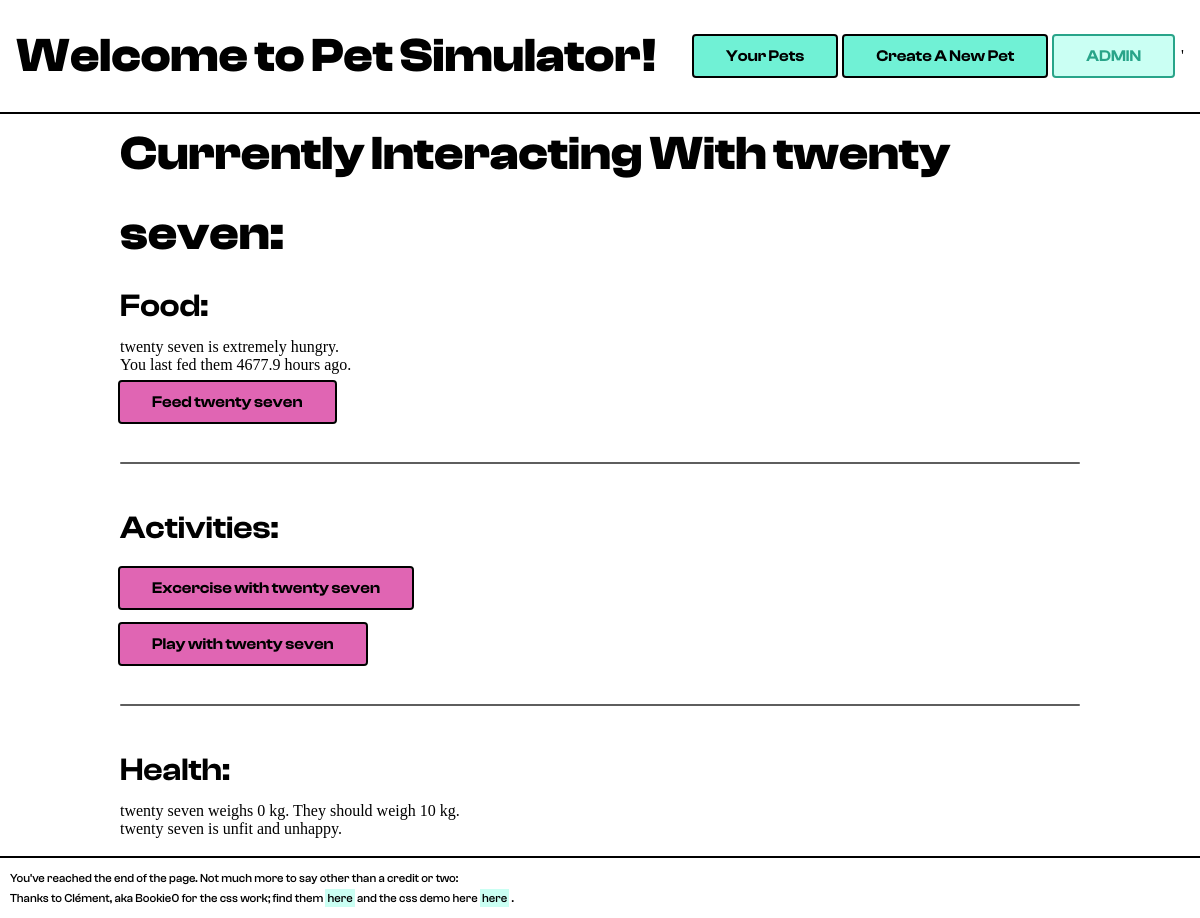
Page /managePet.php?id=1 on the earlier database version.
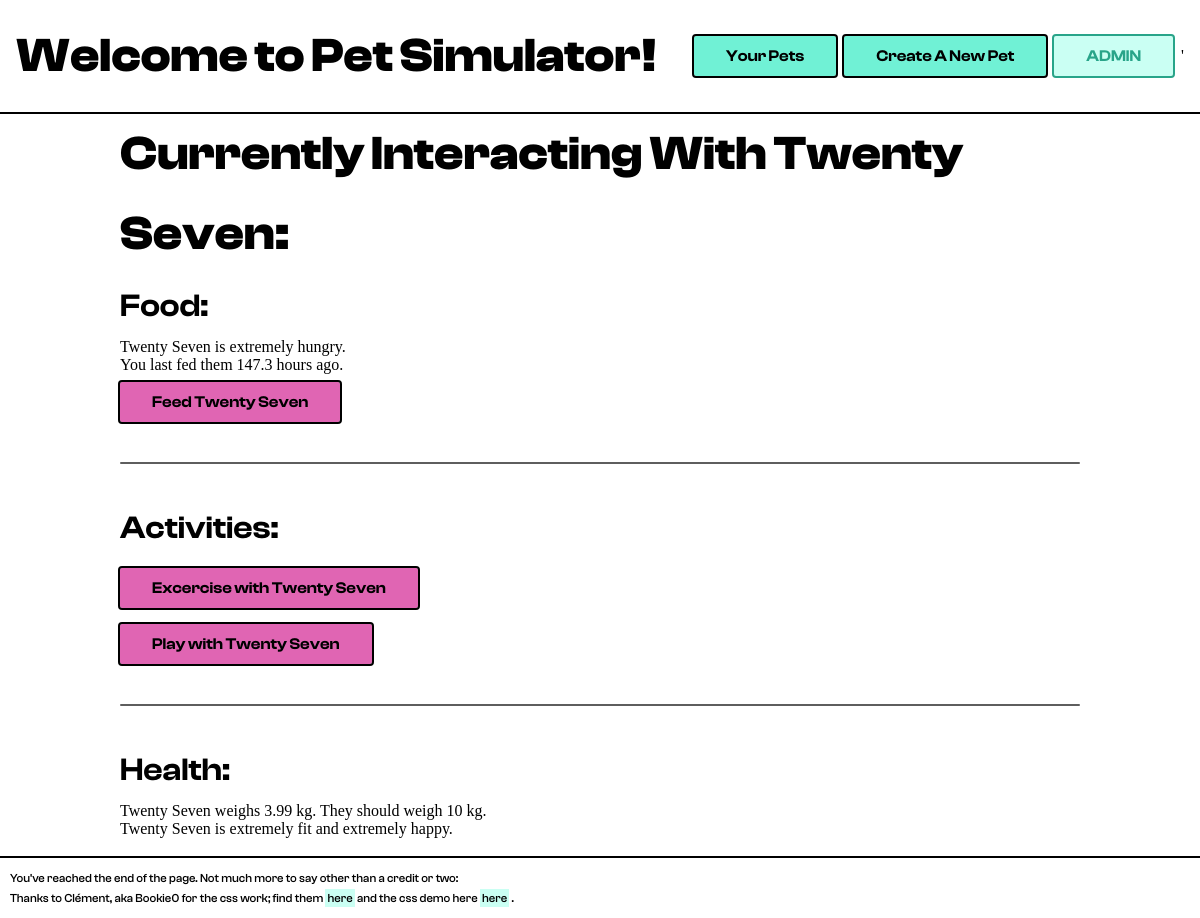
Same page on the later database version.
### tables this page shows
CREATE TABLE pets(
  id INTEGER PRIMARY KEY AUTOINCREMENT,
  owner_id INT NOT NULL,
  name TEXT NOT NULL,
  type INT NOT NULL,
  birthday INT NOT NULL,
  dead INT NOT NULL DEFAULT 0,
  cause TEXT DEFAULT NULL,
  death_date INT DEFAULT NULL,
  imortal INT NOT NULL DEFAULT 0
);

CREATE TABLE petTypes (
  id INT NOT NULL,
  healthy_weight INT NOT NULL,
  name TEXT NOT NULL
);

CREATE TABLE actions (
  pet_id INT NOT NULL,
  action_type TEXT NOT NULL,
  date_time INT NOT NULL
);

### init.php (called while the page is built, shortened)
<?php
include "database.php";
include "login.php";
include "statistics.php";
function pageStart() {
  include "pageStart.php";
}
?>

### login.php (called while the page is built, shortened)
<?php
  function getUserId() {
    return 1;
  }
  function isAdmin($userID) {
    return false;
  }
?>

### database.php (called while the page is built, shortened)
<?php
  $dir = 'sqlite:./database.sqlite';
  $dbh  = new PDO($dir) or die("cannot open the database");
  function getPet($id) {
    global $dbh;
    $result = $dbh->query("SELECT * FROM pets WHERE id=$id");
    return $result->fetch();
  }
  function getRecentActionDates($type,$id,$timestamp) {
    global $dbh;
    $result = $dbh->query("SELECT date_time FROM actions WHERE pet_id=$id AND action_type='$type' AND date_time > $timestamp");
    return $result->fetchAll();
  }
  function getLastActionDate($type,$id) {
    global $dbh;
    $result = $dbh->query("SELECT MAX(date_time) FROM actions WHERE pet_id=$id AND action_type='$type'");
    return $result->fetch();
  }
  function getPetType($id) {
    global $dbh;
    $result = $dbh->query("SELECT * FROM petTypes WHERE id=$id");
    return $result->fetch();
  }
?>

### statistics.php (called while the page is built, shortened)
<?php
  function getHunger($id, $raw = false){
    $lastFeed = getLastActionDate("feed",$id)[0];
    $waitTime = time() - $lastFeed;
    $hunger = $waitTime;
    return $hunger/60/60;
  }
  function getAge($id) {
    $age = time() - getPet($id)['birthday'];
    return round($age/60/60/24);
  }
  function getAverageActivityTime($id, $type, $days=7, $assumeNow = false){
    $timestamp = time() - (60*60*24*$days);
    $allActivities = getRecentActionDates($type, $id, $timestamp);
    $count = count($allActivities);
    if ($assumeNow) {
       $latest = time();
    } else {
      $count -= 1;
      $latest = $allActivities[$count][0];
    }
    $age = getAge($id);
    if ($age >= 7 ) {
      $first = $allActivities[0][0];
      if (8*60*60 > (time()-$days*60*60*24)-$first){
        $first = time()-$days*60*60*24;
        $total = $count +1;
      } else {
        $total = $count;
      }
    } else {
      $first = time()-$days*60*60*24;
      $preFeeds = abs(round(($first-getPet($id)['birthday'])/60/60/8));
      $total = $count + $preFeeds;
    }
    if ($total != 0) {
      $average = ($latest-$first) / $total;
    } else {
      $average = 0;
    }
    return abs($average);
  }
  function getWeight($id, $days=7) {
    $feedTime = 8;
    $pet = getPet($id);
    $age = getAge($id);
    $type = getPetType($pet['type']);
    $latest = time()-getLastActionDate("feed",$id)[0];
    if ($feedTime < $latest/60/60){
      $assumeNow = true;
    } else {
      $assumeNow = false;
    }
    $averageFeed = getAverageActivityTime($id, "feed", $days, $assumeNow)/60/60;
    $averageExcercise = getAverageActivityTime($id, "excercise",$days)/60/60;
    $idealWeight = $type['healthy_weight']/1000;
    if ($averageFeed != 0) {
      $weight = (min($averageExcercise,$feedTime)*$idealWeight)/$averageFeed;
    } else {
      $weight = 0;
    }
    return round($weight,2);
  }
  function getFitness($id, $days=7) {
    $average = getAverageActivityTime($id, "excercise", $days)/60/60;
    if ($average != 0) {
      $fitness =  10*(8/$average);
    } else {
      $fitness = 0;
    }
    return round($fitness,20);
  }
  function getHappiness($id, $days=7) {
    $average = getAverageActivityTime($id, "play", $days)/60/60;
    if ($average != 0) {
      $happiness =  10*(8/$average);
    } else {
      $happiness = 0;
    }
    return round($happiness,20);
  }
  function checkForDeath($id) {
    $pet = getPet($id);
    $type = getPetType($pet['type']);
    $hunger = getHunger($id);
    $weight = getWeight($id);
    $age = max(getAge($id),7);
    $totalWeight = getWeight($id,$age);
    $idealWeight = $type['healthy_weight']/1000;;
    $dead = false;
    $cause = null;
    $date = null;
    if ($pet['dead'] == 0 && $pet['imortal'] == 0){
      if ($hunger > 48) {
        $dead = true;
        $cause = "starvation";
        $date = time();
      }
      if ($totalWeight >= $idealWeight*3 AND $weight > $idealWeight) {
        $dead = true;
        $cause = "obesity";
        $date = time();
      }
      if ($totalWeight <= $idealWeight/3 AND $weight < $idealWeight) {
        $dead = true;
        $cause = "malnuorishment";
        $date = time();
      }
    } else {
    if ($pet['dead'] == 0){
      $dead = false;
    } else {
      $dead = true;
    }
    $cause = $pet['cause'];;
    $date = $pet['death_date'];
    }
    return array($dead,$cause,$date);
  }
?>

### managePet.php (the view, shortened to what this page needs)
<?php
include "init.php";
if ($_SERVER["REQUEST_METHOD"] == "POST") {
  $dead = checkForDeath($_POST['id']);
  if ($dead[0] and $pet['imortal']==0) {
    kill($_POST['id'],$dead[1],$dead[2]);
  } else {
    addAction($_POST['type'],$_POST['id']);
  }
  header("location:/managePet.php?id=$_POST[id]");
} else{
  pageStart();
  $pet = getPet($_GET['id']);
  $dead = checkForDeath($pet['id']);
  $type = getPetType($pet['type']);
  $hunger = getHunger($pet['id']);
  $weight = getWeight($pet['id']);
  $idealWeight = $type['healthy_weight']/1000;
  $fitness = getFitness($pet['id']);
  $happiness = getHappiness($pet['id']);
  echo "<div>";
  echo "<h2>Currently Interacting With $pet[name]:</h2>";
  if ($dead[0]) {
    echo "<div>$pet[name] is dead. :(</div>";
    echo "</div>";
  } else {
    echo "<div>";
    echo "<h3>Food:</h3>";
    echo "<div>";
    echo "<div>$pet[name] is ";
    if ($hunger < 4) {
      echo "not hungry.</div>";
    } elseif ($hunger >= 4 && $hunger < 8) {
      echo "slightly hungry.</div>";
    } elseif ($hunger >= 8 && $hunger < 16){
      echo "hungry.</div>";
    } elseif ($hunger >= 16 && $hunger < 24) {
      echo "very hungry.</div>";
    } else {
      echo "extremely hungry.</div>";
    }
    $displayHunger = round($hunger,1);
    echo "<div>You last fed them $displayHunger hours ago.</div>";
    echo '<form action="managePet.php" method="post">';
    echo "<button  class='pink' type='submit' >Feed $pet[name]</button>";
    echo '</form>';
    echo "</div>";
    echo "<hr>";
    echo "<h3>Activities:</h3>";
    echo "<div>";
    echo '<form action="managePet.php" method="post">';
    echo "<button  class='pink' type='submit'>Excercise with $pet[name]</button>";
    echo '</form>';
    echo '<form action="managePet.php" method="post">';
    echo "<button  class='pink' type='submit'>Play with $pet[name]</button>";
    echo '</form>';
    echo "</div>";
    echo "<hr>";
    echo "<h3>Health:</h3>";
    echo "<div>";
    echo "<div>$pet[name] weighs $weight kg. They should weigh $idealWeight kg.</div>";
    if ($fitness<7) {
      $fit = "unfit";
    } elseif ($fitness < 15) {
      $fit = "fit";
    }
    elseif ($fitness < 30) {
      $fit = "very fit";
    } else {
      $fit = "extremely fit";
    }
    if ($happiness<7) {
      $happy = "unhappy";
    } elseif ($happiness < 15) {
      $happy = "happy";
    }
    elseif ($happiness < 30) {
      $happy = "very happy";
    } else {
      $happy = "extremely happy";
    }
    echo "<div>$pet[name] is $fit and $happy.</div>";
    echo "<br>";
    echo "</div>";
    echo "</div>";
    echo "</div>";
  }
}
?>

### pageStart.php
<body>
<div class="main">
  <nav>
    <div class="title">
      <h2>Welcome to Pet Simulator!</h2>
    </div>
    <div class="navButtons">
      <button class="cyan" onclick='window.location.href="petList.php";'>Your Pets</button>
      <button class="cyan" onclick='window.location.href="createPet.php";'>Create A New Pet</button>
      <button class="cyan" onclick='window.location.href="admin.php";'
      <?php
        if (!isAdmin(getUserID())) {
          echo 'disabled=""';
        }
      ?>
      >ADMIN</button>'
    </div>
  </nav>
  <div class="content">

### style.css (style rules this page uses)
* { padding: 0px; margin: 0px; }
html { height: 100%; }
body { display: block; align-items: center; height: 100%; }
.main { box-sizing: border-box; display: flex; flex-direction: column; float: none; position: static; align-items: center; height: 100%; }
.content { display: flex; flex-direction: column; width: 80%; flex-grow: 1; align-self: center; }
nav { width: 100%; display: flex; justify-content: space-between; align-items: center; padding: 16px; border-bottom: 2px solid var(--black); background: var(--white); z-index: 2; }
.navButtons { display: flex; align-items: center; gap: 8px; }
nav .title { display: flex; align-items: center; gap: 8px; }
.end { width:100%; padding: 10px; border-top: 2px solid var(--black); background: var(--white); }
.end p, .end a, .end mark { font-size: 12px; line-height: 20px; }

### bounce.css (style rules this page uses)
:root { --white: #ffffff; --light-gray: #EFEFEF; --gray: #D8D8D8; --black: #000000; --dark-gray: #5E5E5E; --cyan-dark: #28A489; --cyan-normal: #70F1D5; --cyan-light: #CAFFF3; --pink-dark: #AB4787; --pink-normal: #E065B3; --pink-light: #FFB0E2; --yellow-dark: #C9B951; --yellow-normal: #FAE560; --yellow-light: #FFF6BE; --blue-dark: #468DB6; --blue-normal: #54B8F3; --blue-light: #B4E3FF; --purple-dark: #643F9B; --purple-normal: #9260DE; --purple-light: #CDAEFD; }
* { box-sizing: border-box; margin: 0; padding: 0; }
html, body { color: var(--black); }
.no-bounce { outline: none !important; box-shadow: none !important; padding: 0 !important; transform: none !important }
card, button, table tr, a, .switch-container { position: relative; }
card:after, button:after, table tr:after, a:after, .switch-container:after { content: ''; position: absolute; left: -2px; top: -2px; width: calc(100% + 4px); border-radius: 4px; height: calc(100% + 4px); transition: transform 0.3s cubic-bezier(0.18, 0.89, 0.32, 1.5); cursor: inherit; border: none; z-index: -1; }
button:disabled:after, button:disabled:hover:after, button.disabled:focus-visible:after { transform: none; }
h2 { font-size: 48px; line-height: 80px; font-family: 'Clash Display Bold', sans-serif; }
h3 { font-size: 32px; line-height: 64px; font-family: 'Clash Display Semibold', sans-serif; }
p, b, u, s, li, mark, a, td, th, select { font-size: 16px; line-height: 28px; font-family: 'Clash Grotesk Medium', sans-serif;; }
mark { width: fit-content; padding: 2px; line-height: 20px; margin: 4px 0 4px 0; }
mark.cyan { background: var(--cyan-light); }
button { font-size: 16px; line-height: 24px; font-family: Clash Display Semibold; color: var(--black); padding: 8px 32px; border-radius: 2px; outline: 2px solid var(--black); cursor: pointer; transition: transform 0.3s cubic-bezier(0.18, 0.89, 0.32, 1.5), box-shadow 0.3s cubic-bezier(0.18, 0.89, 0.32, 1.5); width: fit-content; background: var(--white); margin: 8px 0 8px 0; border: none; }
button.cyan { background: var(--cyan-normal); }
button.pink { background: var(--pink-normal); }
button:disabled, button:disabled:hover, button.disabled:focus-visible { transform: none; box-shadow: none; cursor: not-allowed; color: var(--gray); background: var(--white); outline: 2px solid var(--gray); }
button.cyan:disabled, button.cyan:disabled:hover, button.cyan:disabled:active, button.cyan:disabled:focus-visible { outline: 2px solid var(--cyan-dark); color: var(--cyan-dark); background: var(--cyan-light); }
a { text-decoration: none; color: var(--black); font-size: 16px; padding: 2px 4px; border-radius: 2px; transition: transform 0.3s cubic-bezier(0.18, 0.89, 0.32, 1.5), box-shadow 0.3s cubic-bezier(0.18, 0.89, 0.32, 1.5); width: fit-content; background: var(--white); line-height: 20px; outline: 1px solid var(--black); display: inline-block; }
hr { height: 2px; border-radius: 2px; border: none; background: var(--dark-gray); margin: 32px 0 32px 0; }

Differences in the rows shown:
changed pets: name "twenty seven" → "Twenty Seven"; id.healthy_weight (not shown) → "3.99"; id.date_time (not shown) → "extremely fit"; id.date_time (not shown) → "extremely happy"
Other differences:
$displayHunger: "4677.9" → "147.3"
$weight: "0" → (not shown)
$fit: "unfit" → (not shown)
$happy: "unhappy" → (not shown)
